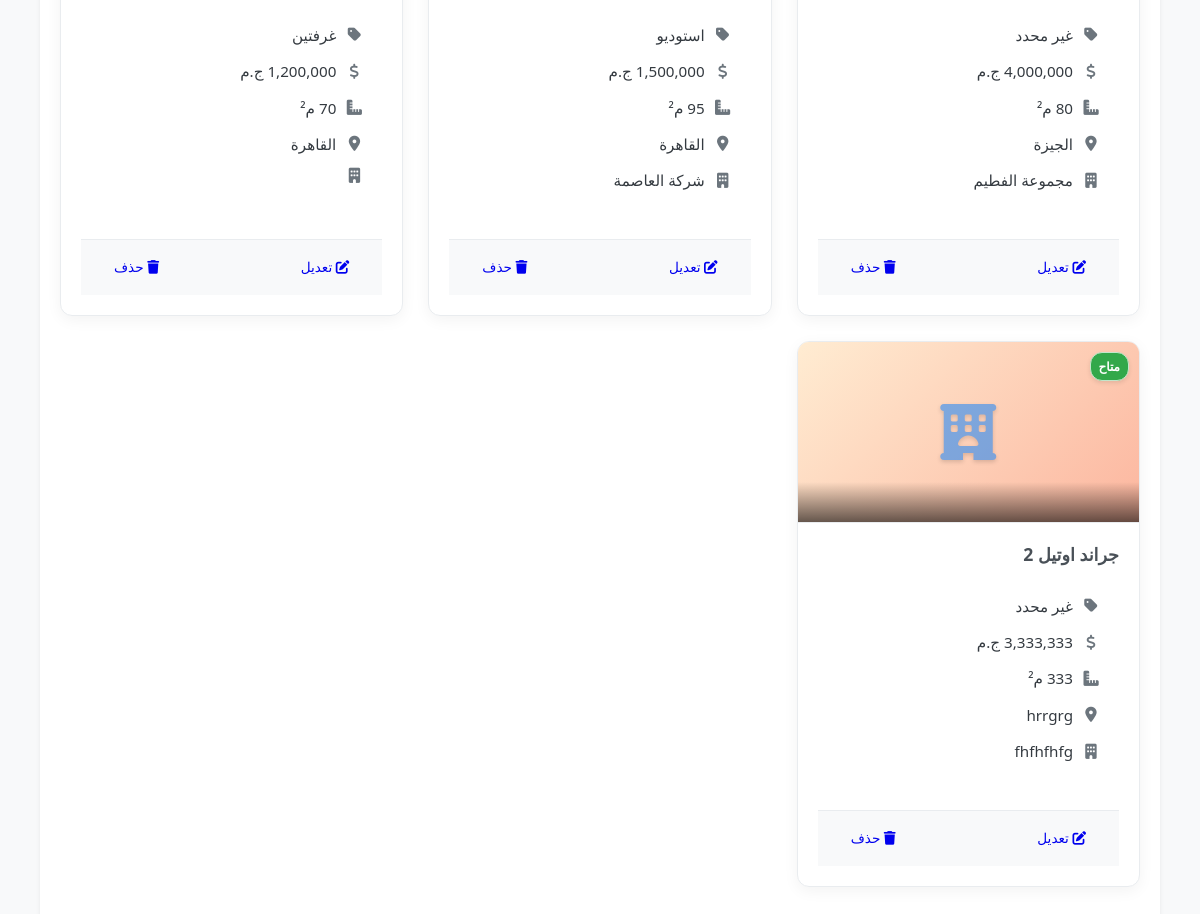
The page /commercial_properties.php?view=card&sort=PropertyID&direction=asc (signed in, lower part) on the database as committed earlier.
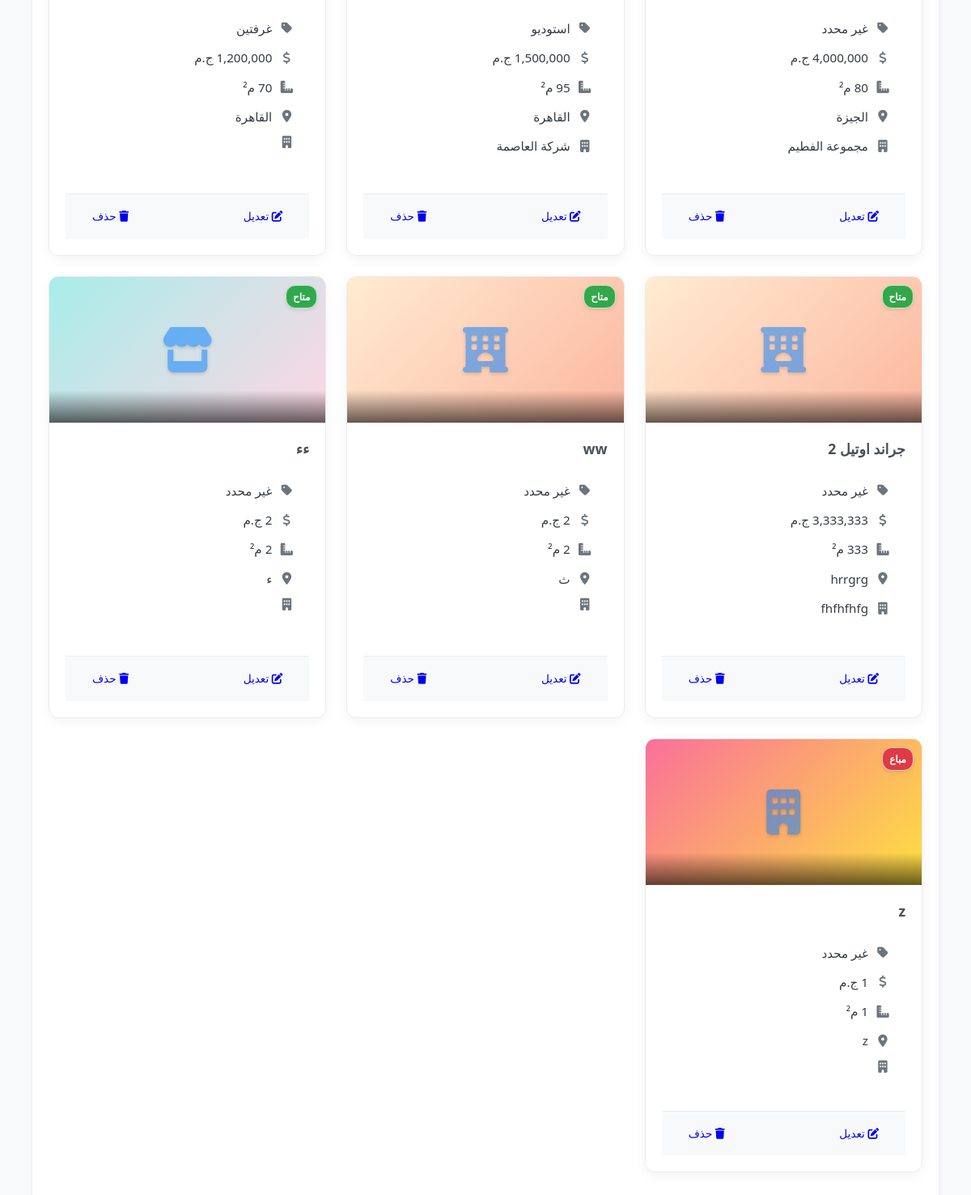
The same page on the database as committed later.
### tables this page shows
CREATE TABLE `properties` (
  `PropertyID` int(11) NOT NULL,
  `PropertyTypeID` int(11) NOT NULL COMMENT 'FK to PropertyTypes',
  `Title` varchar(255) NOT NULL,
  `Description` text DEFAULT NULL,
  `Location` varchar(255) DEFAULT NULL,
  `Price` decimal(15,2) DEFAULT NULL,
  `Area` decimal(10,2) DEFAULT NULL,
  `Bedrooms` int(11) DEFAULT NULL,
  `Bathrooms` int(11) DEFAULT NULL,
  `Status` enum('available','sold','rented','unavailable') DEFAULT 'available',
  `DateAdded` timestamp NULL DEFAULT current_timestamp(),
  `EmployeeID` int(11) DEFAULT NULL COMMENT 'FK to Employees who added it',
  `unit_design_id` int(11) DEFAULT NULL COMMENT 'FK to PropertyUnitDesigns',
  `finishing_type_id` int(11) DEFAULT NULL COMMENT 'FK to PropertyFinishingTypes',
  `compound_area` decimal(12,2) DEFAULT NULL,
  `down_payment_percentage` decimal(5,2) DEFAULT NULL,
  `payment_years` int(11) DEFAULT NULL,
  `delivery_date` date DEFAULT NULL,
  `ProjectName` varchar(255) DEFAULT NULL,
  `min_price` decimal(15,2) DEFAULT NULL,
  `max_price` decimal(15,2) DEFAULT NULL,
  `min_area` decimal(10,2) DEFAULT NULL,
  `max_area` decimal(10,2) DEFAULT NULL,
  `avg_area` decimal(10,2) DEFAULT NULL,
  `district` varchar(100) DEFAULT NULL,
  `governorate` varchar(100) DEFAULT NULL,
  `company_name` varchar(150) DEFAULT NULL,
  `FloorsCount` int(11) DEFAULT NULL,
  `sales_manager_name` varchar(255) DEFAULT NULL,
  `sales_manager_phone` varchar(50) DEFAULT NULL,
  `salesperson_name` varchar(255) DEFAULT NULL,
  `salesperson_phone` varchar(50) DEFAULT NULL
);

CREATE TABLE `propertyunitdesigns` (
  `DesignID` int(11) NOT NULL,
  `DesignName` varchar(100) NOT NULL
);

### lang/translate.php (called while the page is built, shortened)
<?php
$lang_file = __DIR__ . '/' . $_SESSION['lang'] . '.php';
if (file_exists($lang_file)) {
    $translations = include($lang_file);
} else {
    $translations = include(__DIR__ . '/ar.php');
}
function t($key)
{
    global $translations;
    return isset($translations[$key]) ? $translations[$key] : $key;
}
function get_direction()
{
    return ($_SESSION['lang'] == 'ar') ? 'rtl' : 'ltr';
}
function get_lang_code()
{
    return $_SESSION['lang'];
}

### permissions.php (called while the page is built, shortened)
<?php
function get_user_role() {
    return isset($_SESSION["role"]) ? $_SESSION["role"] : null;
}
function is_manager() {
    return get_user_role() === 'manager';
}
function is_admin() {
    return get_user_role() === 'admin';
}
function can_manage_properties() {
    return is_manager() || is_admin();
}
?>

### commercial_properties.php (the view, shortened to what the changed rows need)
<?php
require_once __DIR__ . '/lang/translate.php';
require_once __DIR__ . '/db.php';
require_once 'permissions.php';
require_once __DIR__ . '/property_image_helper.php';
$view_mode = isset($_GET['view']) && $_GET['view'] === 'card' ? 'card' : 'table';
$sort_column = isset($_GET['sort']) ? trim($_GET['sort']) : 'DateAdded';
$sort_direction = isset($_GET['direction']) && $_GET['direction'] === 'desc' ? 'desc' : 'asc';
$allowed_sort_columns = [
    'PropertyID' => 'p.PropertyID',
    'DateAdded' => 'p.DateAdded',
    'Price' => 'COALESCE(p.Price, p.min_price)',
    'Area' => 'COALESCE(p.Area, p.avg_area)',
    'ProjectName' => 'p.ProjectName',
    'Title' => 'p.Title',
    'governorate' => 'p.governorate',
    'Status' => 'p.Status'
];
$sql_select = "SELECT p.*, pt.TypeName AS PropertyTypeName, e.FullName AS EmployeeName,
               pud.DesignName AS UnitDesignName, pft.FinishingName AS FinishingTypeName
               FROM Properties p
               LEFT JOIN PropertyTypes pt ON p.PropertyTypeID = pt.PropertyTypeID
               LEFT JOIN Employees e ON p.EmployeeID = e.EmployeeID
               LEFT JOIN PropertyUnitDesigns pud ON p.unit_design_id = pud.DesignID
               LEFT JOIN PropertyFinishingTypes pft ON p.finishing_type_id = pft.FinishingID";
$sql_where = [];
$params = [];
$types = "";
$placeholders = str_repeat('?,', count(CURRENT_PROPERTY_TYPE_IDS) - 1) . '?';
$sql_where[] = "p.PropertyTypeID IN ($placeholders)";
foreach (CURRENT_PROPERTY_TYPE_IDS as $type_id) {
    $params[] = $type_id;
    $types .= "i";
}
$sql = $sql_select;
if (!empty($sql_where)) {
    $sql .= " WHERE " . implode(" AND ", $sql_where);
}
$sql .= " ORDER BY " . $allowed_sort_columns[$sort_column] . " " . strtoupper($sort_direction);
$properties = [];
if ($stmt = $conn->prepare($sql)) {
    if (!empty($params)) {
        $stmt->bind_param($types, ...$params);
    }
    if ($stmt->execute()) {
        $result = $stmt->get_result();
        while ($row = $result->fetch_assoc()) {
            $properties[] = $row;
        }
    } else {
        error_log("Error executing property query: " . $stmt->error . " | SQL: " . $sql . " | Params: " . print_r($params, true));
        $_SESSION['error_message'] = t('database_error');
    }
} else {
    error_log("Error preparing property query: " . $conn->error . " | SQL: " . $sql);
    $_SESSION['error_message'] = t('db_error_prepare');
}
function formatDisplayPrice($row)
{
    if (!empty($row['Price']) && is_numeric($row['Price'])) {
        return number_format(floatval($row['Price']), 0, '.', ',') . ' ' . t('currency');
    } elseif (!empty($row['min_price']) && is_numeric($row['min_price']) && !empty($row['max_price']) && is_numeric($row['max_price'])) {
        return number_format(floatval($row['min_price']), 0, '.', ',') . ' - ' . number_format(floatval($row['max_price']), 0, '.', ',') . ' ' . t('currency');
    } elseif (!empty($row['min_price']) && is_numeric($row['min_price'])) {
        return t('starts_from') . ' ' . number_format(floatval($row['min_price']), 0, '.', ',') . ' ' . t('currency');
    } elseif (!empty($row['max_price']) && is_numeric($row['max_price'])) {
        return t('up_to') . ' ' . number_format(floatval($row['max_price']), 0, '.', ',') . ' ' . t('currency');
    }
    return t('price_not_specified');
}
function formatDisplayArea($row)
{
    if (!empty($row['Area']) && is_numeric($row['Area'])) {
        return number_format(floatval($row['Area']), 0, '.', ',') . ' ' . t('sqm');
    } elseif (!empty($row['min_area']) && is_numeric($row['min_area']) && !empty($row['max_area']) && is_numeric($row['max_area'])) {
        return number_format(floatval($row['min_area']), 0, '.', ',') . ' - ' . number_format(floatval($row['max_area']), 0, '.', ',') . ' ' . t('sqm');
    } elseif (!empty($row['min_area']) && is_numeric($row['min_area'])) {
        return t("starts_from") . " " . number_format(floatval($row["min_area"]), 0, ".", ",") . " " . t("sqm");
    } elseif (!empty($row['max_area']) && is_numeric($row['max_area'])) {
        return t("up_to") . " " . number_format(floatval($row["max_area"]), 0, ".", ",") . " " . t("sqm");
    }
    return t('area_not_specified');
}
?>
<!DOCTYPE html>
<html lang="<?php echo get_lang_code(); ?>" dir="<?php echo get_direction(); ?>">
<head>
    <link rel="stylesheet" href="modern_styles.css">
    <?php if (get_direction() === 'rtl'): ?>
        <link rel="stylesheet" href="rtl_styles.css">
    <?php endif; ?>
    <link rel="stylesheet" href="enhanced_property_table_styles.css">
    <link rel="stylesheet" href="clickable_rows.css">
    <link rel="stylesheet" href="property_card_styles.css">
    <link rel="stylesheet" href="https://cdnjs.cloudflare.com/ajax/libs/font-awesome/6.0.0-beta3/css/all.min.css">
</head>
<body>
<div class="container">
    <?php if (empty($properties)): ?>
        <div class="no-properties">
            <i class="fas fa-search"></i>
            <h3><?php echo t('no_properties_found'); ?></h3>
            <p><?php echo t('no_properties_matching_filters'); ?></p>
        </div>
    <?php elseif ($view_mode === 'card'): ?>
        <div class="property-cards">
            <?php foreach ($properties as $property): ?>
                <div class="property-card" data-property-id="<?php echo $property['PropertyID']; ?>" data-property-type="<?php echo $property['PropertyTypeID']; ?>">
                    <div class="property-image">
                        <?php echo generatePropertyCardImageHTML($property, $conn); ?>
                        <div class="property-status-badge status-<?php echo $property['Status']; ?>">
                            <?php echo t('status_' . $property['Status']); ?>
                        </div>
                    </div>
                    <div class="property-content">
                        <div class="property-title">
                            <?php echo htmlspecialchars($property['ProjectName'] ?: $property['Title'] ?: t('undefined')); ?>
                        </div>
                        <div class="property-details">
                            <div class="property-info">
                                <i class="fas fa-tag"></i>
                                <span><?php echo htmlspecialchars($property['UnitDesignName'] ?? t('undefined')); ?></span>
                            </div>
                            <div class="property-info">
                                <i class="fas fa-dollar-sign"></i>
                                <span><?php echo formatDisplayPrice($property); ?></span>
                            </div>
                            <div class="property-info">
                                <i class="fas fa-ruler-combined"></i>
                                <span><?php echo formatDisplayArea($property); ?></span>
                            </div>
                            <div class="property-info">
                                <i class="fas fa-map-marker-alt"></i>
                                <span><?php echo htmlspecialchars($property['governorate'] ?: t('undefined')); ?></span>
                            </div>
                            <div class="property-info">
                                <i class="fas fa-building"></i>
                                <span><?php echo htmlspecialchars($property['company_name'] ?? t('undefined')); ?></span>
                            </div>
                        </div>
                        <div class="property-actions">
                            <?php if (can_manage_properties()): ?>
                            <a href="edit_property.php?id=<?php echo $property['PropertyID']; ?>" class="btn btn-sm btn-warning">
                                <i class="fas fa-edit"></i> <?php echo t('edit'); ?>
                            </a>
                            <a href="delete_property.php?id=<?php echo $property['PropertyID']; ?>" class="btn btn-sm btn-danger" onclick="return confirm('<?php echo t('confirm_delete_property'); ?>');">
                                <i class="fas fa-trash"></i> <?php echo t('delete'); ?>
                            </a>
                            <?php endif; ?>
                        </div>
                    </div>
                </div>
            <?php endforeach; ?>
        </div>
    <?php endif; ?>
</div>
</body>
</html>

### property_image_helper.php (shortened to what the changed rows need)
<?php
function getPropertyCardImage($property_id, $conn) {
    $sql = "SELECT file_path FROM property_images WHERE property_id = ? AND is_primary = 1 LIMIT 1";
    if ($stmt = $conn->prepare($sql)) {
        $stmt->bind_param("i", $property_id);
        $stmt->execute();
        $result = $stmt->get_result();
        if ($result->num_rows === 1) {
            $row = $result->fetch_assoc();
            return $row['file_path'];
        }
    }
    $sql = "SELECT file_path FROM property_images WHERE property_id = ? ORDER BY upload_date ASC LIMIT 1";
    if ($stmt = $conn->prepare($sql)) {
        $stmt->bind_param("i", $property_id);
        $stmt->execute();
        $result = $stmt->get_result();
    }
    return null;
}
function getPropertyTypeIcon($property_type_id) {
    $type_icons = [
        1 => 'fas fa-home',
        2 => 'fas fa-umbrella-beach',
        3 => 'fas fa-building',
        4 => 'fas fa-store',
        5 => 'fas fa-hotel',
        6 => 'fas fa-hospital'
    ];
    return $type_icons[$property_type_id] ?? 'fas fa-landmark';
}
function generatePropertyCardImageHTML($property, $conn) {
    $image_path = getPropertyCardImage($property['PropertyID'], $conn);
    if ($image_path && file_exists($image_path)) {
        return '<img src="' . htmlspecialchars($image_path) . '" alt="Property Image" class="property-card-image">';
    } else {
        $icon_class = getPropertyTypeIcon($property['PropertyTypeID']);
        return '<div class="property-icon-fallback"><i class="' . $icon_class . '"></i></div>';
    }
}
?>

Rows that differ between the two databases and show on the page:
added properties: Status "متاح", Title "ww", UnitDesignName "غير محدد", Price "2 ج.م", Area "2 م²", governorate "ث"
added properties: Status "متاح", ProjectName "ءء", UnitDesignName "غير محدد", Price "2 ج.م", Area "2 م²", governorate "ء"
added properties: Status "مباع", ProjectName "z", UnitDesignName "غير محدد", Price "1 ج.م", Area "1 م²", governorate "z"
